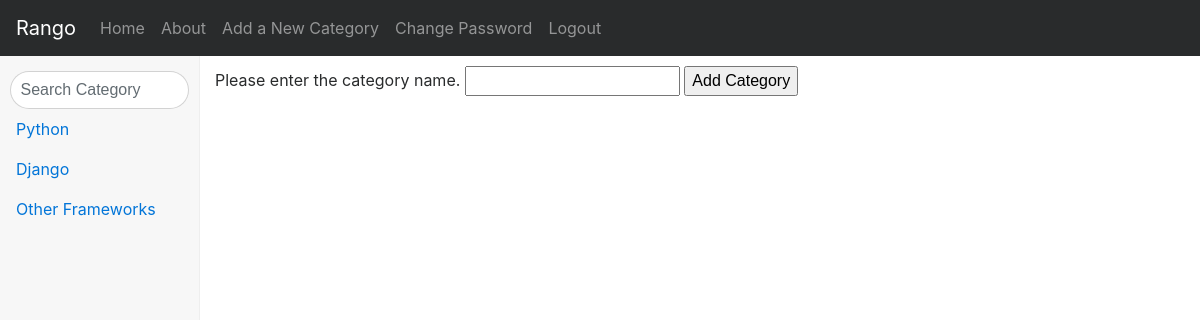
Before: /rango/add_category/ (signed in) with the older database file.
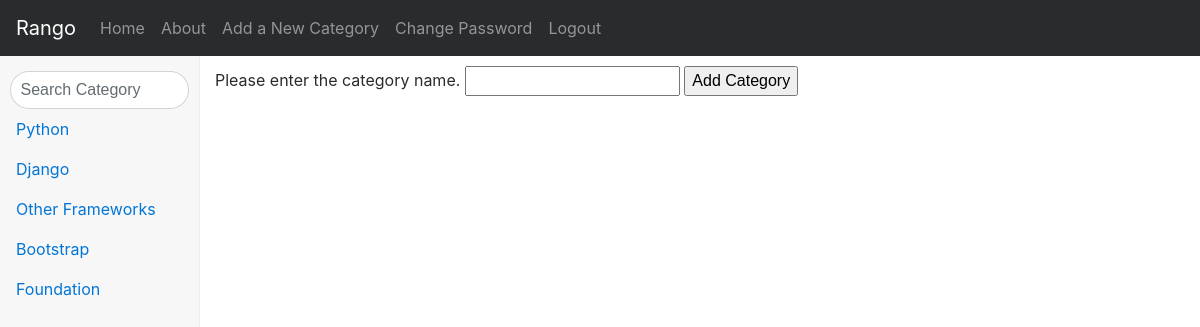
After: the same page with the newer database file.
### rango/models.py (models this page shows, shortened)
class Category(models.Model):
    name = models.CharField(max_length=128, unique=True)
    views = models.IntegerField(default=0)
    likes = models.IntegerField(default=0)
    slug = models.SlugField(default='', unique=True)
    class Meta:
        verbose_name_plural = 'Categories'

### rango/views.py (the view, shortened to what this page needs)
@login_required
def add_category(request):
    form = CategoryForm()
    return render(request, 'rango/add_category.html', {'form': form})

### rango/forms.py
class CategoryForm(forms.ModelForm):
    name = forms.CharField(max_length=128, help_text='Please enter the category name.')
    views = forms.IntegerField(widget=forms.HiddenInput(), initial=0)
    likes = forms.IntegerField(widget=forms.HiddenInput(), initial=0)
    slug = forms.CharField(widget=forms.HiddenInput(), required=False)
    class Meta:
        model = Category
        fields = ('name',)

### rango/templatetags/rango_template_tags.py (called while the page is built)
@register.inclusion_tag('rango/cats.html')
def get_categroy_list(cat=None):
    return {'cats': Category.objects.all(),
            'act_cat': cat}

### templates/rango/add_category.html (shortened to what this page needs)
{% extends 'rango/base.html' %}
{% load staticfiles %}
{% block body_block %}
    <form method="post" action="{% url 'rango:add_category' %}">
        {% for field in form.visible_fields %}
            {{ field.help_text }}
            {{ field }}
        {% endfor %}
        <input type="submit" name="submit" value="Add Category">
    </form>
{% endblock %}

### templates/rango/cats.html
<ul class="nav nav-pills flex-column">
    {% for cat in cats %}
        <li class="nav-item" data-search="{{ cat.id }}">
            {% if cat == act_cat %}
                <a class="nav-link active" href="{% url 'rango:show_category' cat.slug %}">{{ cat.name }}</a>
            {% else %}
                <a class="nav-link" href="{% url 'rango:show_category' cat.slug %}">{{ cat.name }}</a>
            {% endif %}
        </li>
    {% empty %}
        <li><strong>There are no categories present.</strong></li>
    {% endfor %}
</ul>

Changed rows visible on the page:
added Category: name "Bootstrap"
added Category: name "Foundation"
